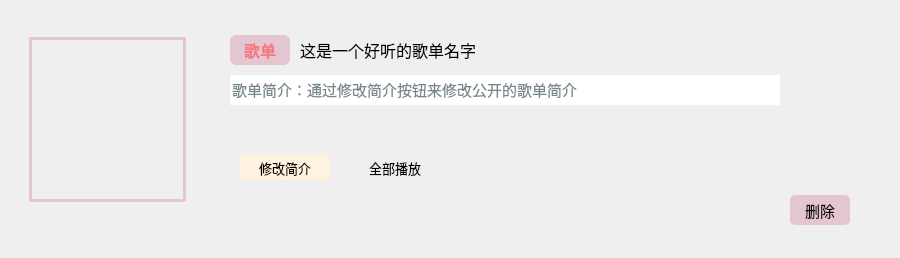
   <widget class="QWidget" name="widget" native="true">
    <property name="geometry">
     <rect>
      <x>201</x>
      <y>60</y>
      <width>900</width>
      <height>258</height>
     </rect>
    </property>
    <property name="focusPolicy">
     <enum>Qt::ClickFocus</enum>
    </property>
    <widget class="QLabel" name="label_2">
     <property name="geometry">
      <rect>
       <x>230</x>
       <y>35</y>
       <width>60</width>
       <height>30</height>
      </rect>
     </property>
     <property name="font">
      <font>
       <family>幼圆</family>
       <pointsize>12</pointsize>
       <weight>75</weight>
       <bold>true</bold>
      </font>
     </property>
     <property name="styleSheet">
      <string notr="true">background-color: rgb(228, 198, 208);
border-radius:6px;
color:#f47983</string>
     </property>
     <property name="text">
      <string>歌单</string>
     </property>
     <property name="alignment">
      <set>Qt::AlignCenter</set>
     </property>
    </widget>
    <widget class="QLabel" name="ListNameLabel">
     <property name="geometry">
      <rect>
       <x>300</x>
       <y>35</y>
       <width>280</width>
       <height>30</height>
      </rect>
     </property>
     <property name="font">
      <font>
       <family>微软雅黑</family>
       <pointsize>12</pointsize>
      </font>
     </property>
     <property name="text">
      <string>这是一个好听的歌单名字</string>
     </property>
    </widget>
    <widget class="QPushButton" name="PlayAllButton">
     <property name="geometry">
      <rect>
       <x>350</x>
       <y>155</y>
       <width>90</width>
       <height>25</height>
      </rect>
     </property>
     <property name="font">
      <font>
       <family>微软雅黑 Light</family>
       <pointsize>10</pointsize>
      </font>
     </property>
     <property name="cursor">
      <cursorShape>PointingHandCursor</cursorShape>
     </property>
     <property name="styleSheet">
      <string notr="true">QPushButton
{
    border:0px;
}</string>
     </property>
     <property name="text">
      <string>全部播放</string>
     </property>
     <property name="flat">
      <bool>false</bool>
     </property>
    </widget>
    <widget class="QPushButton" name="editListButton">
     <property name="geometry">
      <rect>
       <x>240</x>
       <y>155</y>
       <width>90</width>
       <height>25</height>
      </rect>
     </property>
     <property name="font">
      <font>
       <family>微软雅黑</family>
       <pointsize>10</pointsize>
       <weight>50</weight>
       <bold>false</bold>
      </font>
     </property>
     <property name="cursor">
      <cursorShape>PointingHandCursor</cursorShape>
     </property>
     <property name="styleSheet">
      <string notr="true">
QPushButton{
	background-color:#fff2df;
	border-radius:4px;
    border:0px;

}
QPushButton#editListButton:hover{
	color: rgb(249, 144, 111);}</string>
     </property>
     <property name="text">
      <string>修改简介</string>
     </property>
     <property name="flat">
      <bool>true</bool>
     </property>
    </widget>
    <widget class="QPushButton" name="delListButton">
     <property name="geometry">
      <rect>
       <x>790</x>
       <y>195</y>
       <width>60</width>
       <height>30</height>
      </rect>
     </property>
     <property name="font">
      <font>
       <family>微软雅黑</family>
       <pointsize>11</pointsize>
      </font>
     </property>
     <property name="cursor">
      <cursorShape>PointingHandCursor</cursorShape>
     </property>
     <property name="styleSheet">
      <string notr="true">QPushButton
{
border-radius:5px;
background-color:#e4c6d0;
    border:0px;
}QPushButton#delListButton:hover{
	color: rgb(249, 144, 111);}</string>
     </property>
     <property name="text">
      <string>删除</string>
     </property>
    </widget>
    <widget class="QLineEdit" name="descriptionEidt">
     <property name="enabled">
      <bool>false</bool>
     </property>
     <property name="geometry">
      <rect>
       <x>230</x>
       <y>75</y>
       <width>550</width>
       <height>30</height>
      </rect>
     </property>
     <property name="font">
      <font>
       <family>微软雅黑</family>
       <pointsize>11</pointsize>
      </font>
     </property>
     <property name="mouseTracking">
      <bool>false</bool>
     </property>
     <property name="styleSheet">
      <string notr="true">color:#75878a;</string>
     </property>
     <property name="text">
      <string>歌单简介：通过修改简介按钮来修改公开的歌单简介</string>
     </property>
     <property name="maxLength">
      <number>40</number>
     </property>
     <property name="frame">
      <bool>false</bool>
     </property>
    </widget>
    <widget class="QLabel" name="heartLabel">
     <property name="geometry">
      <rect>
       <x>800</x>
       <y>35</y>
       <width>45</width>
       <height>45</height>
      </rect>
     </property>
     <property name="styleSheet">
      <string notr="true">border-image: url(:/bg/love.png);</string>
     </property>
     <property name="text">
      <string/>
     </property>
    </widget>
    <widget class="QLabel" name="timesLabel">
     <property name="geometry">
      <rect>
       <x>230</x>
       <y>115</y>
       <width>500</width>
       <height>25</height>
      </rect>
     </property>
     <property name="font">
      <font>
       <family>等线 Light</family>
       <pointsize>10</pointsize>
      </font>
     </property>
     <property name="styleSheet">
      <string notr="true">color:#75878a;</string>
     </property>
     <property name="text">
      <string/>
     </property>
    </widget>
    <widget class="Line" name="line_4">
     <property name="geometry">
      <rect>
       <x>30</x>
       <y>37</y>
       <width>154</width>
       <height>3</height>
      </rect>
     </property>
     <property name="styleSheet">
      <string notr="true">background-color: rgb(228, 198, 208);</string>
     </property>
     <property name="lineWidth">
      <number>0</number>
     </property>
     <property name="orientation">
      <enum>Qt::Horizontal</enum>
     </property>
    </widget>
    <widget class="Line" name="line_5">
     <property name="geometry">
      <rect>
       <x>30</x>
       <y>199</y>
       <width>154</width>
       <height>3</height>
      </rect>
     </property>
     <property name="styleSheet">
      <string notr="true">background-color: rgb(228, 198, 208);</string>
     </property>
     <property name="lineWidth">
      <number>0</number>
     </property>
     <property name="orientation">
      <enum>Qt::Horizontal</enum>
     </property>
    </widget>
    <widget class="Line" name="line_6">
     <property name="geometry">
      <rect>
       <x>29</x>
       <y>37</y>
       <width>3</width>
       <height>164</height>
      </rect>
     </property>
     <property name="styleSheet">
      <string notr="true">background-color: rgb(228, 198, 208);</string>
     </property>
     <property name="lineWidth">
      <number>0</number>
     </property>
     <property name="orientation">
      <enum>Qt::Vertical</enum>
     </property>
    </widget>
    <widget class="Line" name="line_7">
     <property name="geometry">
      <rect>
       <x>183</x>
       <y>37</y>
       <width>3</width>
       <height>164</height>
      </rect>
     </property>
     <property name="styleSheet">
      <string notr="true">background-color: rgb(228, 198, 208);</string>
     </property>
     <property name="lineWidth">
      <number>0</number>
     </property>
     <property name="orientation">
      <enum>Qt::Vertical</enum>
     </property>
    </widget>
   </widget>
